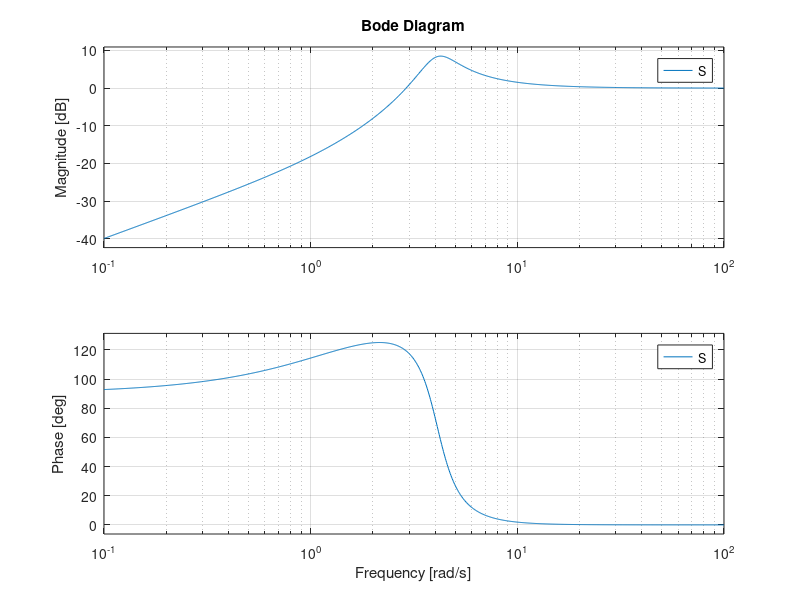

The MATLAB source for this figure: (Note: this script raises an error after producing the figure.)
clear all
close all
clc
s  = tf('s');

% Known Data:

K = 1.98;       % .
tau = 0.59;     % seconds
G = 1.98/s/(0.59*s+1); % Plant (Volts to m)
wc = 1.49; % rad/s
PM = 48.7; % º
%% Enhancing G_car
% Theoretically, plant is always stable by itself. Nevertheless, in reality
% it will become unstable before the 10 rad/s because of time delays. It is
% desired to study the error Z, thus the TF that it sees is not T but S,
% the sensibility of the system to external noise. S = 1 - T = 1/(1+L)
Kp = 5; 
T = feedback(G*Kp,1);
S = 1 - T;
bode(S)
%% Kp controller
% It can be observed that S --> 0 when w --> 0, so our system will not have
% stationary error with a proportional controller. Design requirements:

% - In stationary conditions (v = cte) error must be negligible
% - Overshoot must be smaller than car's nominal distance = 3cm !!! Real
% system will be allowed to increase this distance as velocity increases
% - Overshoot must be small enough for the following car to react
%   properly
% - Maximum distance between cars must never be greater than d_sensor

% System pole is too small for realizing this design without feedfoward:
% A new pole has been selected with the controller, aprox  8.5 times faster: 
D_pole = (s*0.59+1)/(0.07*s+1);
% This new trasnfer function can now be sped 8.5x more
Gnew = G*D_pole;
h1 = bodeplot(G,Gnew);
legend
grid on;

% Our main focus now is maintaining a high phase margin to reduce the
% overshoot into allowable levels (<10%). For doing so, PM must be 60º
% With a P controller, this phase margin can be obtained at w = 8.17 rad/s
% with Kp = 13.5 dB
Kp = 10^(13.5/20)
L = Kp*Gnew;
T = feedback(L,1);
figure
step(T)
S = 1-T;
figure
t = linspace(0,10,1000);
lsim(S,10*t,t);
%% Lag controller
close all
% The overshoot is maintained under the threshold peak value, but the
% system does not respond correctly against a speed disturbance: it lags up
% to 1 m behind!!! Solutions:
%   - Add an integrator the the controller: IMPOSIBLE, system becomes
%   unstable
%   - Increase Kp value
%   - Add PI control: IMPSIBLE, system becomes unstable
%
% Thus, the Kp of the system must be increased. Assuming v_max = 10m/s,
% and a maximum allowance of distance variation of 15cm:
% |S| = 1/(K*Kp)
Kp_needed = 10/0.15/1.98;
% Kp = 33.67. PM would be 26º!!! P control is not enough: lead and lag
% controls can help solve this issue. Lead control will not be considered
% in case the real system has too high of a PM drop, the lead can then be
% added into the design.
% With a lag controller the previous Kp = 4.73 can be kept. The payoff is
% reducing the speed at which the disturbance is eliminated:
% disturbance ts < 5s -> sigma > 1.6
% Also,the lag controller must not affect the PM of the system: can not
% operate faster than 1 rad/s -> design will NOT respect the 5s rule.
% Scaling of lag controller must be: Kp_needed/Kp = 7.12
% Choose fastest lag controller: zero at 0.8 rad/s:

lag = (s+0.8)/(s+0.8/7.12)
L = lag*Gnew*Kp;
bode(L);
T = feedback(L,1);
step(T);
grid on
S = 1-T;
figure
t = linspace(0,10,1000);
lsim(S,10*t,t);
% It can be observed that both the Mp and the d contraints are fulfilled.
% Still, the disturbance rejection is too slow to take place (5.5), causing
% the value to peak to 1.2m before it can take place, which makes sense as
% Kp = 4.7 and not 33 until the lag controller takes effect.
% Therefore, a normal controller design can not be used for this purpose
% Feedfoward is needed for this task, to reduce the inicial effect of the
% step.

% Thus, this controller ends up as:

D = (0.59*s+1)/(0.07*s+1)*(s+0.8)/(s+0.1124)*4.73


%% Foward control
close all
% As defined in the previous part, a new kind of disturbance rejection is
% needed, thus the use of a feedfoward. For using a more real approach, it
% will be assumed that the leading car posses the same dynamics of the
% following car, this is:
G_L = 1/(0.59*s+1); % V_L/V_L_ref

% Moreover, the feedfoward loop changes the TF w.r.t. the disturbance
% rejection from
% W = G_L*S (velocity)
% to
% W = S*(1-H2*M*G*s)*G_L (velocity)
% Where H2 is the speed sensor (assumed 1) and M the feedfoward controller
% Thus, it has to be studied how to reduce the value of W from 10 to
% 0.7 so that, with the previously defined controller, S < 0.15 always.
% Ideally, M = 1/(G*H) so disturbances have no effect on the system. Sadly,
% this approach is not possible as G has more poles than zeros, and thus M
% would be impossible to build. Still, a difficult design could be carried
% out, assigning poles to M that do not affect the system.
% A more realistic approach is to first eliminate the error in an infinite
% amount of time, this is: |H*M*G| = 1
% Thus, |M| = 1/|G|
M_kp = 1/1.98;
% This feedfoward would have a settling time of ts = 5.01 s, only slightly
% better than using the lag control.
% To improve this, the dominant pole of MG can be changed:
M = M_kp*(0.59*s+1)/(0.07*s+1);


T = feedback(L,1);
S = 1-T;
t = linspace(0,10,1000);
W = G_L*(1-M*G*s);

step(W*10/s);
% It can be seen that the disturbance has now been reduced a type: now a
% ramp generates a step disturbance to be treated. Thus, now a lag control
% is not needed as the plant is already a type 1 error rejection system.
% Therefore, the maximum disturbance will generate the graph:
step(10/s*W*S);
% That ensures the following car will not get further than 20 cms from the
% leading car

%% D_ref w.r.t velocity
% One last issue arises in this control: 
% The leading car separates 15 cm from the follower car (a total of 20cm),
% before coming back tot eh 5cm. Therefore, when the car passes from 10m/s
% to 0 (brakes), there must be at least 15 cm between the cars so that they
% do not collide: Ideal distance between cars changes dinamically
% between 5cm and 20cm. This effect can be attained in 2 ways:
%  - Using the built in error of the system to ramp inputs(can not be done, as the overall system is of type 2 against disturbances)
%  - Changing the distance reference dinamically w.r.t v_F

% Thus, the distance reference must change w.r.t v_F. still, this effect
% must be employed carefully as increasing the distance reference
% translates into a virtual decrease of the Kp, and thus enlarging once
% again the maximum disturbance in distance between cars.
% In steady state, 10 m/s must add 15cm -> |d_v_ref| = 0.15/10 = 0.015
% Thankfully, this addition does not cause the maximum distance between
% cars to overshoot over 20cm,when simulated with simulink

% This means that a succesful controller has been designed, using:
% - P-pole enhancement controller: D = 4.7*(0.59*s+1)/(0.07*s+1)
% - Feedfoward of v_L: M = 0.505*(0.59*s+1)/(0.59*s+1)
% - Reference variation wrt v_F: N = 0.015

% Improvements: 
%  - The system's PM can be enhanced with a lead controller
%    without repercussions, as high noise is not a problem in this system
%  - The motor is not driven into saturation -> the controller can be more
%    agresive.
